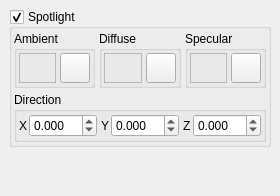
     <widget class="QWidget" name="LIghtingTab" >
      <attribute name="title" >
       <string>Lighting</string>
      </attribute>
      <layout class="QVBoxLayout" >
       <property name="margin" >
        <number>9</number>
       </property>
       <property name="spacing" >
        <number>6</number>
       </property>
       <item>
        <widget class="QGroupBox" name="SpotlightGroup" >
         <property name="title" >
          <string>Spotlight</string>
         </property>
         <property name="checkable" >
          <bool>true</bool>
         </property>
         <property name="checked" >
          <bool>true</bool>
         </property>
         <layout class="QVBoxLayout" >
          <property name="margin" >
           <number>2</number>
          </property>
          <property name="spacing" >
           <number>4</number>
          </property>
          <item>
           <layout class="QHBoxLayout" >
            <property name="margin" >
             <number>0</number>
            </property>
            <property name="spacing" >
             <number>4</number>
            </property>
            <item>
             <widget class="QGroupBox" name="AmbientLightGroup_2" >
              <property name="sizePolicy" >
               <sizepolicy>
                <hsizetype>7</hsizetype>
                <vsizetype>1</vsizetype>
                <horstretch>0</horstretch>
                <verstretch>0</verstretch>
               </sizepolicy>
              </property>
              <property name="title" >
               <string>Ambient</string>
              </property>
              <layout class="QVBoxLayout" >
               <property name="margin" >
                <number>2</number>
               </property>
               <property name="spacing" >
                <number>0</number>
               </property>
               <item>
                <layout class="QHBoxLayout" >
                 <property name="margin" >
                  <number>0</number>
                 </property>
                 <property name="spacing" >
                  <number>4</number>
                 </property>
                 <item>
                  <widget class="TColourFrame" name="SpotlightAmbientColourFrame" >
                   <property name="sizePolicy" >
                    <sizepolicy>
                     <hsizetype>7</hsizetype>
                     <vsizetype>1</vsizetype>
                     <horstretch>0</horstretch>
                     <verstretch>0</verstretch>
                    </sizepolicy>
                   </property>
                   <property name="frameShape" >
                    <enum>QFrame::StyledPanel</enum>
                   </property>
                   <property name="frameShadow" >
                    <enum>QFrame::Raised</enum>
                   </property>
                  </widget>
                 </item>
                 <item>
                  <widget class="QPushButton" name="SpotlightAmbientColourButton" >
                   <property name="sizePolicy" >
                    <sizepolicy>
                     <hsizetype>5</hsizetype>
                     <vsizetype>5</vsizetype>
                     <horstretch>0</horstretch>
                     <verstretch>0</verstretch>
                    </sizepolicy>
                   </property>
                   <property name="minimumSize" >
                    <size>
                     <width>30</width>
                     <height>30</height>
                    </size>
                   </property>
                   <property name="maximumSize" >
                    <size>
                     <width>30</width>
                     <height>30</height>
                    </size>
                   </property>
                   <property name="text" >
                    <string/>
                   </property>
                   <property name="icon" >
                    <iconset resource="icons.qrc" >:/basic/icons/basic_colour.svg</iconset>
                   </property>
                  </widget>
                 </item>
                </layout>
               </item>
              </layout>
             </widget>
            </item>
            <item>
             <widget class="QGroupBox" name="DiffuseLightGroup_2" >
              <property name="sizePolicy" >
               <sizepolicy>
                <hsizetype>7</hsizetype>
                <vsizetype>1</vsizetype>
                <horstretch>0</horstretch>
                <verstretch>0</verstretch>
               </sizepolicy>
              </property>
              <property name="title" >
               <string>Diffuse</string>
              </property>
              <layout class="QVBoxLayout" >
               <property name="margin" >
                <number>2</number>
               </property>
               <property name="spacing" >
                <number>0</number>
               </property>
               <item>
                <layout class="QHBoxLayout" >
                 <property name="margin" >
                  <number>0</number>
                 </property>
                 <property name="spacing" >
                  <number>4</number>
                 </property>
                 <item>
                  <widget class="TColourFrame" name="SpotlightDiffuseColourFrame" >
                   <property name="sizePolicy" >
                    <sizepolicy>
                     <hsizetype>7</hsizetype>
                     <vsizetype>1</vsizetype>
                     <horstretch>0</horstretch>
                     <verstretch>0</verstretch>
                    </sizepolicy>
                   </property>
                   <property name="frameShape" >
                    <enum>QFrame::StyledPanel</enum>
                   </property>
                   <property name="frameShadow" >
                    <enum>QFrame::Raised</enum>
                   </property>
                  </widget>
                 </item>
                 <item>
                  <widget class="QPushButton" name="SpotlightDiffuseColourButton" >
                   <property name="sizePolicy" >
                    <sizepolicy>
                     <hsizetype>5</hsizetype>
                     <vsizetype>5</vsizetype>
                     <horstretch>0</horstretch>
                     <verstretch>0</verstretch>
                    </sizepolicy>
                   </property>
                   <property name="minimumSize" >
                    <size>
                     <width>30</width>
                     <height>30</height>
                    </size>
                   </property>
                   <property name="maximumSize" >
                    <size>
                     <width>30</width>
                     <height>30</height>
                    </size>
                   </property>
                   <property name="text" >
                    <string/>
                   </property>
                   <property name="icon" >
                    <iconset resource="icons.qrc" >:/basic/icons/basic_colour.svg</iconset>
                   </property>
                  </widget>
                 </item>
                </layout>
               </item>
              </layout>
             </widget>
            </item>
            <item>
             <widget class="QGroupBox" name="SpecularLightGroup_2" >
              <property name="sizePolicy" >
               <sizepolicy>
                <hsizetype>7</hsizetype>
                <vsizetype>1</vsizetype>
                <horstretch>0</horstretch>
                <verstretch>0</verstretch>
               </sizepolicy>
              </property>
              <property name="title" >
               <string>Specular</string>
              </property>
              <layout class="QVBoxLayout" >
               <property name="margin" >
                <number>2</number>
               </property>
               <property name="spacing" >
                <number>0</number>
               </property>
               <item>
                <layout class="QHBoxLayout" >
                 <property name="margin" >
                  <number>0</number>
                 </property>
                 <property name="spacing" >
                  <number>4</number>
                 </property>
                 <item>
                  <widget class="TColourFrame" name="SpotlightSpecularColourFrame" >
                   <property name="sizePolicy" >
                    <sizepolicy>
                     <hsizetype>7</hsizetype>
                     <vsizetype>1</vsizetype>
                     <horstretch>0</horstretch>
                     <verstretch>0</verstretch>
                    </sizepolicy>
                   </property>
                   <property name="frameShape" >
                    <enum>QFrame::StyledPanel</enum>
                   </property>
                   <property name="frameShadow" >
                    <enum>QFrame::Raised</enum>
                   </property>
                  </widget>
                 </item>
                 <item>
                  <widget class="QPushButton" name="SpotlightSpecularColourButton" >
                   <property name="sizePolicy" >
                    <sizepolicy>
                     <hsizetype>5</hsizetype>
                     <vsizetype>5</vsizetype>
                     <horstretch>0</horstretch>
                     <verstretch>0</verstretch>
                    </sizepolicy>
                   </property>
                   <property name="minimumSize" >
                    <size>
                     <width>30</width>
                     <height>30</height>
                    </size>
                   </property>
                   <property name="maximumSize" >
                    <size>
                     <width>30</width>
                     <height>30</height>
                    </size>
                   </property>
                   <property name="text" >
                    <string/>
                   </property>
                   <property name="icon" >
                    <iconset resource="icons.qrc" >:/basic/icons/basic_colour.svg</iconset>
                   </property>
                  </widget>
                 </item>
                </layout>
               </item>
              </layout>
             </widget>
            </item>
           </layout>
          </item>
          <item>
           <widget class="QGroupBox" name="LightPositionGroup" >
            <property name="sizePolicy" >
             <sizepolicy>
              <hsizetype>7</hsizetype>
              <vsizetype>1</vsizetype>
              <horstretch>0</horstretch>
              <verstretch>0</verstretch>
             </sizepolicy>
            </property>
            <property name="title" >
             <string>Direction</string>
            </property>
            <layout class="QHBoxLayout" >
             <property name="margin" >
              <number>2</number>
             </property>
             <property name="spacing" >
              <number>4</number>
             </property>
             <item>
              <layout class="QHBoxLayout" >
               <property name="margin" >
                <number>0</number>
               </property>
               <property name="spacing" >
                <number>2</number>
               </property>
               <item>
                <widget class="QLabel" name="label_22" >
                 <property name="sizePolicy" >
                  <sizepolicy>
                   <hsizetype>1</hsizetype>
                   <vsizetype>5</vsizetype>
                   <horstretch>0</horstretch>
                   <verstretch>0</verstretch>
                  </sizepolicy>
                 </property>
                 <property name="text" >
                  <string>X</string>
                 </property>
                </widget>
               </item>
               <item>
                <widget class="QDoubleSpinBox" name="SpotlightPositionXSpin" >
                 <property name="sizePolicy" >
                  <sizepolicy>
                   <hsizetype>7</hsizetype>
                   <vsizetype>0</vsizetype>
                   <horstretch>0</horstretch>
                   <verstretch>0</verstretch>
                  </sizepolicy>
                 </property>
                 <property name="decimals" >
                  <number>3</number>
                 </property>
                 <property name="maximum" >
                  <double>10.000000000000000</double>
                 </property>
                 <property name="minimum" >
                  <double>-10.000000000000000</double>
                 </property>
                 <property name="singleStep" >
                  <double>0.200000000000000</double>
                 </property>
                </widget>
               </item>
              </layout>
             </item>
             <item>
              <layout class="QHBoxLayout" >
               <property name="margin" >
                <number>0</number>
               </property>
               <property name="spacing" >
                <number>2</number>
               </property>
               <item>
                <widget class="QLabel" name="label_21" >
                 <property name="sizePolicy" >
                  <sizepolicy>
                   <hsizetype>1</hsizetype>
                   <vsizetype>5</vsizetype>
                   <horstretch>0</horstretch>
                   <verstretch>0</verstretch>
                  </sizepolicy>
                 </property>
                 <property name="text" >
                  <string>Y</string>
                 </property>
                </widget>
               </item>
               <item>
                <widget class="QDoubleSpinBox" name="SpotlightPositionYSpin" >
                 <property name="sizePolicy" >
                  <sizepolicy>
                   <hsizetype>7</hsizetype>
                   <vsizetype>0</vsizetype>
                   <horstretch>0</horstretch>
                   <verstretch>0</verstretch>
                  </sizepolicy>
                 </property>
                 <property name="decimals" >
                  <number>3</number>
                 </property>
                 <property name="maximum" >
                  <double>10.000000000000000</double>
                 </property>
                 <property name="minimum" >
                  <double>-10.000000000000000</double>
                 </property>
                 <property name="singleStep" >
                  <double>0.200000000000000</double>
                 </property>
                </widget>
               </item>
              </layout>
             </item>
             <item>
              <layout class="QHBoxLayout" >
               <property name="margin" >
                <number>0</number>
               </property>
               <property name="spacing" >
                <number>2</number>
               </property>
               <item>
                <widget class="QLabel" name="label_20" >
                 <property name="sizePolicy" >
                  <sizepolicy>
                   <hsizetype>1</hsizetype>
                   <vsizetype>5</vsizetype>
                   <horstretch>0</horstretch>
                   <verstretch>0</verstretch>
                  </sizepolicy>
                 </property>
                 <property name="text" >
                  <string>Z</string>
                 </property>
                </widget>
               </item>
               <item>
                <widget class="QDoubleSpinBox" name="SpotlightPositionZSpin" >
                 <property name="sizePolicy" >
                  <sizepolicy>
                   <hsizetype>7</hsizetype>
                   <vsizetype>0</vsizetype>
                   <horstretch>0</horstretch>
                   <verstretch>0</verstretch>
                  </sizepolicy>
                 </property>
                 <property name="decimals" >
                  <number>3</number>
                 </property>
                 <property name="maximum" >
                  <double>10.000000000000000</double>
                 </property>
                 <property name="minimum" >
                  <double>-10.000000000000000</double>
                 </property>
                 <property name="singleStep" >
                  <double>0.200000000000000</double>
                 </property>
                </widget>
               </item>
              </layout>
             </item>
            </layout>
           </widget>
          </item>
         </layout>
        </widget>
       </item>
       <item>
        <spacer>
         <property name="orientation" >
          <enum>Qt::Vertical</enum>
         </property>
         <property name="sizeHint" >
          <size>
           <width>20</width>
           <height>40</height>
          </size>
         </property>
        </spacer>
       </item>
      </layout>
     </widget>
